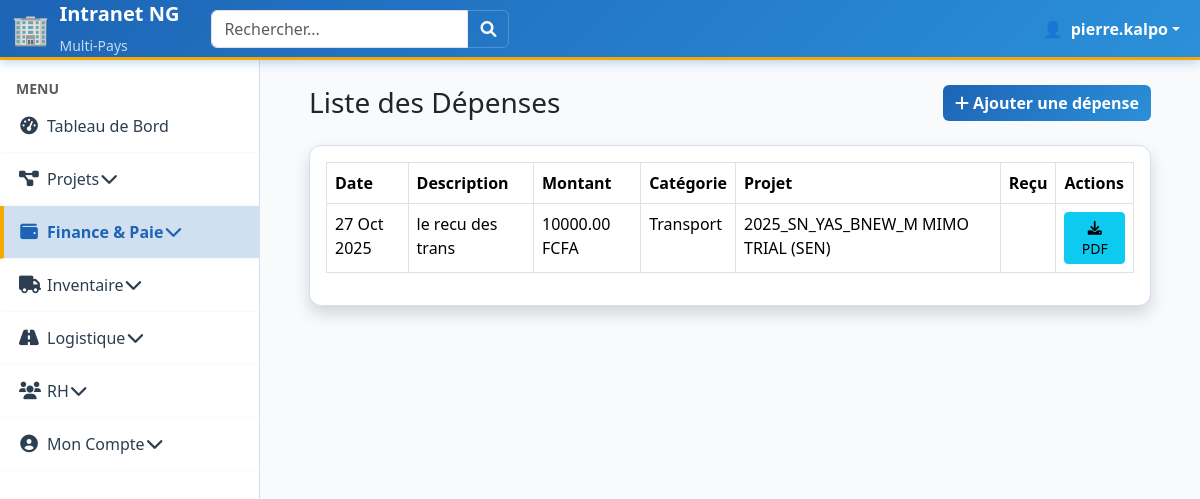
Page /finance/depenses/ (signed in) on the committed database.
### users/models.py (models this page shows, shortened)
class CustomUser(AbstractUser):
    phone_number = models.CharField(
        max_length=20, blank=True, null=True, verbose_name="Numéro de téléphone"
    )
    salaire_mensuel_base = models.DecimalField(
        max_digits=10, decimal_places=2, default=Decimal("0.00"), verbose_name=_("Salaire Mensuel de Base")
    )
    statut_actuel = models.CharField(
        max_length=20,
        choices=EMPLOYEE_STATUS_CHOICES,
        default="ACTIF",
        verbose_name=_("Statut actuel"),
    )
    class Meta:
        verbose_name = "Employé"
        verbose_name_plural = "Employés"
    def is_team_lead_user(self):
        return self.groups.filter(name__iexact="Team_Lead").exists()
    def is_coordinator_user(self):
        user_roles = {r.lower() for r in self.get_active_role_names()}
        return (
            "coordinateur de projet" in user_roles or "coordinateur_de_projet" in user_roles
        )
    def is_field_team_user(self):
        user_roles = {r.lower() for r in self.get_active_role_names()}
        return "field team" in user_roles or "field_team" in user_roles
    @property
    def is_cm(self):
        user_roles = {r.lower() for r in self.get_active_role_names()}
        return "country manager" in user_roles or "country_manager" in user_roles
    @property
    def is_coordinator(self):
        return self.is_coordinator_user()
    @property
    def is_field_team(self):
        return self.is_field_team_user()
    @property
    def is_team_lead(self):
        return self.is_team_lead_user()
    @property
    def active_country_ids(self):
        if not self.is_authenticated:
            return []
        return list(
            self.assignments.filter(is_active=True, country__is_active=True)
            .values_list("country_id", flat=True)
            .distinct()
        )
    def get_active_role_names(self):
        if not self.is_authenticated:
            return set()
        return set(
            self.assignments.filter(
                is_active=True, country__is_active=True
            ).values_list("role__name", flat=True)
        )

class Country(models.Model):
    name = models.CharField(
        max_length=100, unique=True, verbose_name=_("Nom du Pays/Filiale")
    )
    code = models.CharField(
        max_length=5, unique=True, verbose_name=_("Code (Ex: BEN, TGO)")
    )
    is_active = models.BooleanField(default=True, verbose_name=_("Filiale Active"))
    class Meta:
        verbose_name = _("Pays/Filiale")
        verbose_name_plural = _("Pays/Filiales")

### finance/models.py (models this page shows, shortened)
class Depense(models.Model):
    date = models.DateField(verbose_name=_("Date de la dépense"))
    montant = models.DecimalField(max_digits=10, decimal_places=2, verbose_name=_("Montant"))
    description = models.TextField(verbose_name=_("Description"))
    categorie = models.CharField(max_length=50, choices=DEPENSE_CATEGORIE_CHOICES, verbose_name=_("Catégorie"))
    projet_associe = models.ForeignKey(Project, on_delete=models.SET_NULL, null=True, blank=True, related_name="depenses", verbose_name=_("Projet associé"))
    site_concerne = models.ForeignKey(Site, on_delete=models.SET_NULL, null=True, blank=True, related_name="depenses", verbose_name=_("Site concerné"))
    vehicule_concerne = models.ForeignKey(Vehicule, on_delete=models.SET_NULL, null=True, blank=True, related_name="depenses", verbose_name=_("Véhicule concerné"))
    equipement_concerne = models.ForeignKey(Equipement, on_delete=models.SET_NULL, null=True, blank=True, related_name="depenses", verbose_name=_("Équipement concerné"))
    employe_declarant = models.ForeignKey(CustomUser, on_delete=models.SET_NULL, null=True, related_name="depenses_declarees", verbose_name=_("Employé déclarant"))
    recu_scan = models.FileField(upload_to="recus_depenses/", verbose_name=_("Reçu scanné"))
    class Meta:
        verbose_name = _("Dépense")
        verbose_name_plural = _("Dépenses")
        ordering = ["-date"]

### projects/models.py (models this page shows, shortened)
class Project(models.Model):
    country = models.ForeignKey(
        'users.Country',  # Utilise une chaîne pour éviter l'import circulaire
        on_delete=models.PROTECT,
        verbose_name=_("Pays d'Exécution"),
        help_text=_("Le pays détermine l'isolation des données."),
    )
    client = models.ForeignKey(
        Client,  # ✅ OK : Client est défini ci-dessus
        on_delete=models.SET_NULL,
        null=True,
        blank=True,
        verbose_name=_("Client")
    )
    name = models.CharField(max_length=200, verbose_name=_("Nom du Projet"))
    budget_alloue = models.DecimalField(
        max_digits=12,
        decimal_places=2,
        default=Decimal("0.00"),
        verbose_name=_("Budget Alloué"),
    )
    statut = models.CharField(
        max_length=20,
        choices=PROJECT_STATUS_CHOICES,
        default="PREPARATION",
        verbose_name=_("Statut"),
    )
    coordinator = models.ForeignKey(
        settings.AUTH_USER_MODEL,
        on_delete=models.PROTECT,
        related_name="coordinated_projects",
        verbose_name=_("Coordonnateur du Projet"),
        help_text=_(
            "L'utilisateur désigné pour gérer le projet (Project Coordinator/CM)."
        ),
    )
    start_date = models.DateField(verbose_name=_("Date de Démarrage"))
    end_date = models.DateField(
        blank=True, null=True, verbose_name=_("Date de Fin Estimée")
    )
    is_active = models.BooleanField(default=True, verbose_name=_("Projet Actif"))
    is_completed = models.BooleanField(default=False, verbose_name=_("Projet Terminé"))
    created_by = models.ForeignKey(
        settings.AUTH_USER_MODEL,
        on_delete=models.SET_NULL,
        null=True,
        related_name="projects_created",
        verbose_name=_("Créé par (Traçabilité)"),
    )
    project_type = models.ForeignKey(
        ProjectType,  # ✅ OK : ProjectType est défini ci-dessus
        on_delete=models.SET_NULL,
        null=True,
        blank=True,
        related_name="projects",
        verbose_name=_("Type de Projet"),
    )
    progress_percentage = models.DecimalField(
        max_digits=5,
        decimal_places=2,
        default=Decimal("0.00"),
        verbose_name=_("Progression Globale (%)"),
    )
    class Meta:
        verbose_name = _("Projet")
        verbose_name_plural = _("Projets")
        unique_together = ("country", "name")
    def __str__(self):
        return f"{self.name} ({self.country.code})"

### finance/views.py (the view)
# urls.py: path("depenses/", views.DepenseListView.as_view(), name="expense_list"), # <-- Corrigé (un seul 't')
class DepenseListView(FinanceCountryIsolationMixin, ListView):
    model = Depense
    template_name = "finance/expense_list.html" # Correspond à vos templates
    context_object_name = "expenses" # Correspond à vos templates

### finance/templates/finance/expense_list.html (shortened to what this page needs)
{% extends "core/base.html" %}
{% block content %}
<div class="container-fluid">
    <div class="d-flex justify-content-between align-items-center mb-4">
        <h1 class="h3 mb-0 text-gray-800">Liste des Dépenses</h1>
        <a href="{% url 'finance:expense_create' %}" class="btn btn-primary">
            <i class="fas fa-plus"></i> Ajouter une dépense
        </a>
    </div>
    <div class="card shadow mb-4">
        <div class="card-body">
            <div class="table-responsive">
                <table class="table table-bordered" id="dataTable" width="100%" cellspacing="0">
                    <thead>
                        <tr>
                            <th>Date</th>
                            <th>Description</th>
                            <th>Montant</th>
                            <th>Catégorie</th>
                            <th>Projet</th>
                            <th>Reçu</th>
                            <th>Actions</th>
                        </tr>
                    </thead>
                    <tbody>
                        {% for expense in expenses %}
                        <tr>
                            <td>{{ expense.date|date:"d M Y" }}</td>
                            <td>{{ expense.description }}</td>
                            <td>{{ expense.montant|floatformat:2 }} FCFA</td>
                            <td>{{ expense.get_categorie_display }}</td>
                            <td>{{ expense.projet_associe }}</td>
                            <td>
                            </td>
                            <td>
                                <a href="{% url 'finance:depense_pdf' expense.id %}" class="btn btn-info btn-sm">
                                    <i class="fas fa-download"></i> PDF
                                </a>
                            </td>
                        </tr>
                        {% empty %}
                        <tr>
                            <td colspan="7" class="text-center">Aucune dépense trouvée.</td>
                        </tr>
                        {% endfor %}
                    </tbody>
                </table>
            </div>
        </div>
    </div>
</div>
{% endblock %}

### core/templates/core/base.html (shortened to what this page needs)
{% load static %}
<!DOCTYPE html>
<html lang="fr">
<head>
    <link href="https://cdn.jsdelivr.net/npm/bootstrap@5.3.3/dist/css/bootstrap.min.css" rel="stylesheet">
    <link rel="stylesheet" href="https://cdnjs.cloudflare.com/ajax/libs/font-awesome/6.0.0-beta3/css/all.min.css">
</head>
<body>
    <nav class="navbar navbar-expand-lg navbar-custom fixed-top">
        <div class="container-fluid">
            <a class="navbar-brand fw-bold d-flex align-items-center" href="{% url 'home' %}">
                <span style="font-size: 1.5em; margin-right: 10px;">🏢</span>
                <div>
                    <div>Intranet NG</div>
                    <small class="opacity-75" style="font-size: 0.7em; font-weight: 400;">Multi-Pays</small>
                </div>
            </a>
            <form class="d-flex ms-3" role="search">
                <div class="input-group">
                    <input class="form-control" type="search" placeholder="Rechercher..." aria-label="Search">
                    <button class="btn btn-outline-light" type="submit" style="border-color: rgba(255,255,255,0.2);">
                        <i class="fas fa-search"></i>
                    </button>
                </div>
            </form>
            <div class="d-flex ms-auto">
                <ul class="navbar-nav">
                    {% if user.is_authenticated %}
                        <li class="nav-item dropdown">
                            <a class="nav-link dropdown-toggle d-flex align-items-center" href="#" role="button" data-bs-toggle="dropdown">
                                <span class="me-2">👤</span>
                                <strong>{{ user.username }}</strong>
                            </a>
                        </li>
                    {% else %}
                        <li class="nav-item">
                            <a class="nav-link" href="{% url 'login' %}">Connexion</a>
                        </li>
                    {% endif %}
                </ul>
            </div>
        </div>
    </nav>
    <div id="sidebar-wrapper">
        <ul class="sidebar-nav list-group list-group-flush">
            <li class="sidebar-item sidebar-title mt-3">
                <span class="text-uppercase text-muted small fw-bold px-3">Menu</span>
            </li>
            <li class="sidebar-item">
                <a class="sidebar-link {% if request.resolver_match.url_name == 'home' %}active{% endif %}" href="{% url 'home' %}">
                    <i class="fas fa-tachometer-alt me-2"></i> Tableau de Bord
                </a>
            </li>
            <li class="sidebar-item">
                <a class="sidebar-link" data-bs-toggle="collapse" href="#projets-collapse" role="button" aria-expanded="false" aria-controls="projets-collapse">
                    <i class="fas fa-project-diagram me-2"></i> Projets <i class="fas fa-chevron-down float-end"></i>
                </a>
            </li>
            {% if is_cm or is_coordinator or user.is_staff %}
            <li class="sidebar-item">
                <a class="sidebar-link {% if 'finance' in request.path %}active{% endif %}" data-bs-toggle="collapse" href="#finance-collapse" role="button" aria-expanded="false" aria-controls="finance-collapse">
                    <i class="fas fa-wallet me-2"></i> Finance & Paie <i class="fas fa-chevron-down float-end"></i>
                </a>
            </li>
            <li class="sidebar-item">
                <a class="sidebar-link {% if 'inventaire' in request.path %}active{% endif %}" data-bs-toggle="collapse" href="#inventaire-collapse" role="button" aria-expanded="false" aria-controls="inventaire-collapse">
                    <i class="fas fa-truck me-2"></i> Inventaire <i class="fas fa-chevron-down float-end"></i>
                </a>
            </li>
            <li class="sidebar-item">
                <a class="sidebar-link {% if 'logistique' in request.path %}active{% endif %}" data-bs-toggle="collapse" href="#logistique-collapse" role="button" aria-expanded="false" aria-controls="logistique-collapse">
                    <i class="fas fa-road me-2"></i> Logistique <i class="fas fa-chevron-down float-end"></i>
                </a>
            </li>
            <li class="sidebar-item">
                <a class="sidebar-link {% if 'rh' in request.path %}active{% endif %}" data-bs-toggle="collapse" href="#rh-collapse" role="button" aria-expanded="false" aria-controls="rh-collapse">
                    <i class="fas fa-users me-2"></i> RH <i class="fas fa-chevron-down float-end"></i>
                </a>
            </li>
            {% endif %}
            <li class="sidebar-item">
                <a class="sidebar-link" data-bs-toggle="collapse" href="#account-collapse" role="button" aria-expanded="false" aria-controls="account-collapse">
                    <i class="fas fa-user-circle me-2"></i> Mon Compte <i class="fas fa-chevron-down float-end"></i>
                </a>
            </li>
        </ul>
    </div>
    <div id="page-content-wrapper">
        <div class="container-fluid">
            <div id="mainContent">
                {% block content %}
                {% endblock %}
            </div>
        </div>
    </div>
</body>
</html>

### rows in the picture
CustomUser: username "pierre.kalpo"
Depense: date "27 Oct 2025", description "le recu des trans", montant "10000.00", categorie "Transport", projet_associe "2025_SN_YAS_BNEW_M MIMO TRIAL (SEN)"
